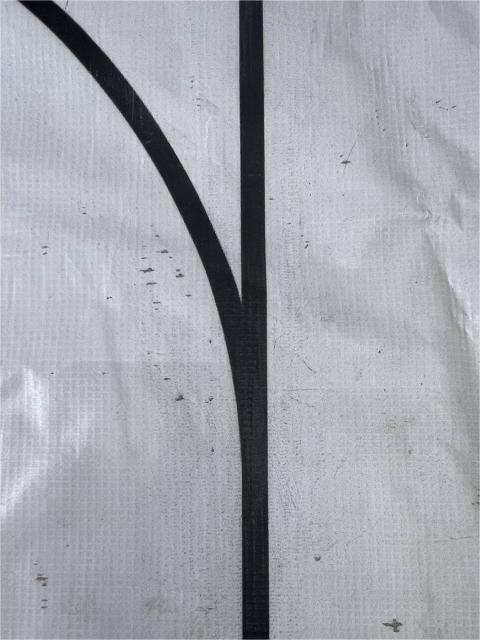
#> input picture test/test1.jpg, 480 x 640 px
$ python least_square.py
#> lines starting #> are read from the running program, lines starting #| are printed output that depends on the picture; after the words box and inside, x2 and y2 are one past the last pixel; in counts of white or black regions, pixels touching at a corner belong together
#> further down, img is the input picture: shape (640, 480, 3); mean B, G, R 174.1, 167, 164.4
import cv2
import numpy as np
import os
script_dir = os.path.dirname(os.path.abspath(__file__))
os.chdir(script_dir)


# 最小二乘法拟合直线
def ls(img):

    # 预处理:灰度化,二值化,取ROI
    img_gray = cv2.cvtColor(img, cv2.COLOR_BGR2GRAY)
    ret, img_binary = cv2.threshold(img_gray, 60, 255, cv2.THRESH_BINARY_INV)
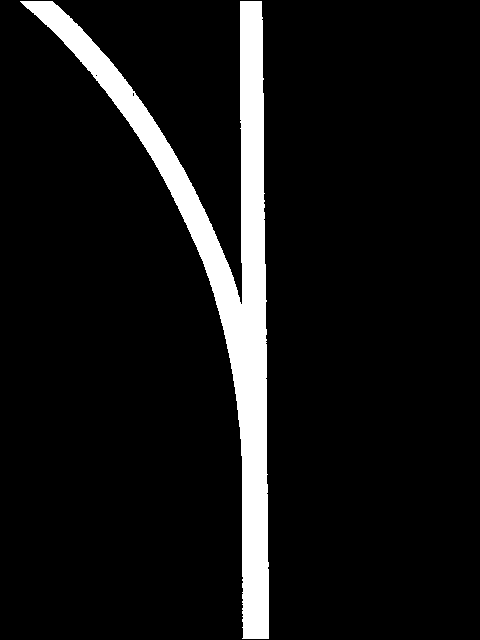
#> img_binary: shape (640, 480); 8.3% white; 1 white region, box (x1, y1, x2, y2) and area: (20, 1, 269, 639) 25471
    height, width = img.shape[:2]
#> height = 640; width = 480
    roi_top = height // 2  # 从图像一半高度开始
#> roi_top = 320
    roi_bottom = height  # 到图像底部
#> roi_bottom = 640

    # 储存中心点
    center_points = []

    # 从下往上，每隔10个像素行进行一次扫描
    for y in range(roi_bottom - 1, roi_top, -10):
        # 求每一行中值为255的x坐标
        row = img_binary[y, :]
        white_pixels_x = np.where(row == 255)[0]
        # 如果找到了白色像素点
        if len(white_pixels_x) > 0:
            # 计算白色部分中心x坐标并写入center_points
            x_center = int(np.mean(white_pixels_x))
            center_points.append((x_center, y))
#> this loop made 32 passes
#> x_center on passes 2 to 13: 255, 255, 255, 255, 255, 255, 255, 254, 254, 254, 254, 254
#> after the loop, center_points = 31 pairs, first value 244 to 255, second value 329 to 629

    # 至少要有两个点才能拟合直线
    if len(center_points) < 2:
        return 0, width // 2, img  # 如果没有找到足够点，返回默认值

    # 使用np.polyfit对直线进行拟合,次数为1
    # 获得斜率slope和截距intercept
    x_coords, y_coords = zip(*center_points)
#> x_coords = 31 values, max 255 at index 0, min 244 at index 30, mean 252.4; y_coords = 31 values, max 629 at index 0, min 329 at index 30, mean 479
    params = np.polyfit(y_coords, x_coords, 1)
#> params = [0.029, 238.5]
    slope = params[0]
#> slope = 0.029
    intercept = params[1]
#> intercept = 238.5

    # 计算路径中心点的平均x坐标与中间位置的偏移
    avg_x = int(np.mean(x_coords)) - width // 2
#> avg_x = 12

    # 计算直线的倾斜角度
    angle_rad = np.arctan(slope)  # 得到弧度
#> angle_rad = 0.029
    angle_deg = np.degrees(angle_rad)  # 转换为度
#> angle_deg = 1.66

    # 绘制找到的中心点（绿色）与拟合得到的直线
    vis_image = cv2.cvtColor(img_binary, cv2.COLOR_GRAY2BGR)
    for point in center_points:
        cv2.circle(vis_image, point, 5, (0, 255, 0), -1)
#> this loop made 31 passes
#> point on passes 1 to 12: (255, 629), (255, 619), (255, 609), (255, 599), (255, 589), (255, 579), (255, 569), (254, 559), (254, 549), (254, 539), (254, 529), (254, 519)
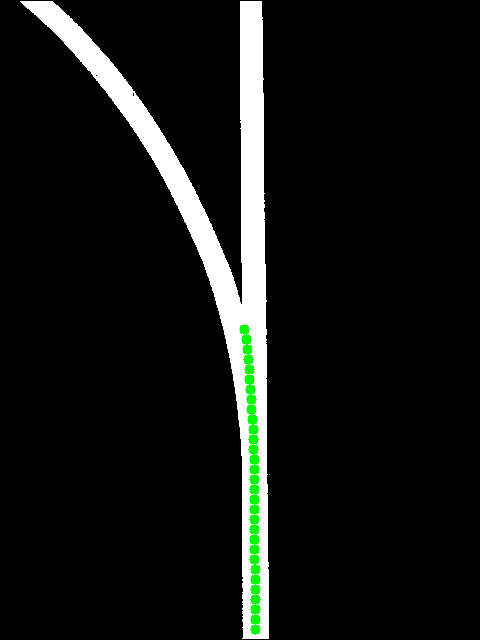
#> vis_image: shape (640, 480, 3); mean B, G, R 19.1, 21.1, 19.1
    y1 = roi_bottom
#> y1 = 640
    x1 = int(slope * y1 + intercept)
#> x1 = 257
    y2 = roi_top
#> y2 = 320
    x2 = int(slope * y2 + intercept)
#> x2 = 247
    cv2.line(vis_image, (x1, y1), (x2, y2), (255, 0, 0), 3)

    # 在图像上显示计算出的角度和平均x坐标
    cv2.putText(vis_image, f'Angle: {angle_deg:.2f} degrees', (10, 30),
                cv2.FONT_HERSHEY_SIMPLEX, 1, (0, 255, 255), 2)
    cv2.putText(vis_image, f'Avg X: {avg_x}', (10, 70),
                cv2.FONT_HERSHEY_SIMPLEX, 1, (0, 255, 255), 2)
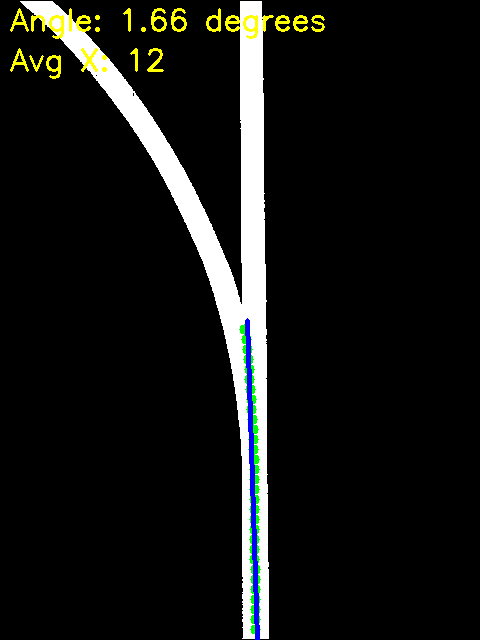
#> vis_image: shape (640, 480, 3); mean B, G, R 19.7, 21.8, 20.9

    return avg_x, angle_deg, vis_image


if __name__ == '__main__':

    # 输入图片
    img = cv2.imread("test1.jpg")

    # 最小二乘法拟合
    avg_x, angle, result_image = ls(img)
#> avg_x = 12; angle = 1.66

    # 显示图片
    stack = np.hstack((img, result_image))
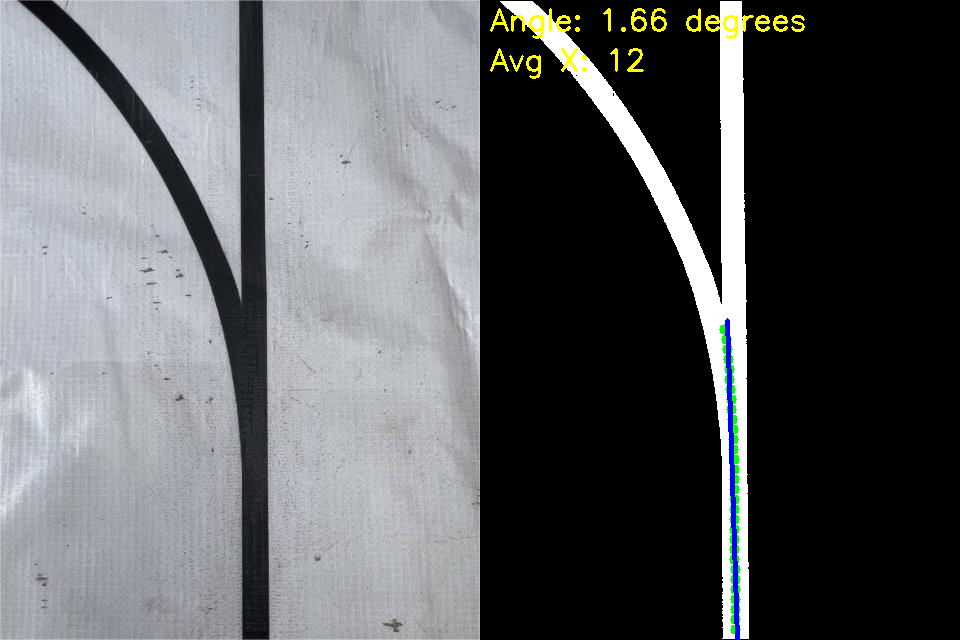
#> stack: shape (640, 960, 3); mean B, G, R 96.9, 94.4, 92.6
    cv2.imshow("img", stack)

    # 等待按键后关闭窗口
    cv2.waitKey(0)
    cv2.destroyAllWindows()

    # 储存结果
    cv2.imwrite(os.getcwd() + '/result_ls.jpg', result_image)
